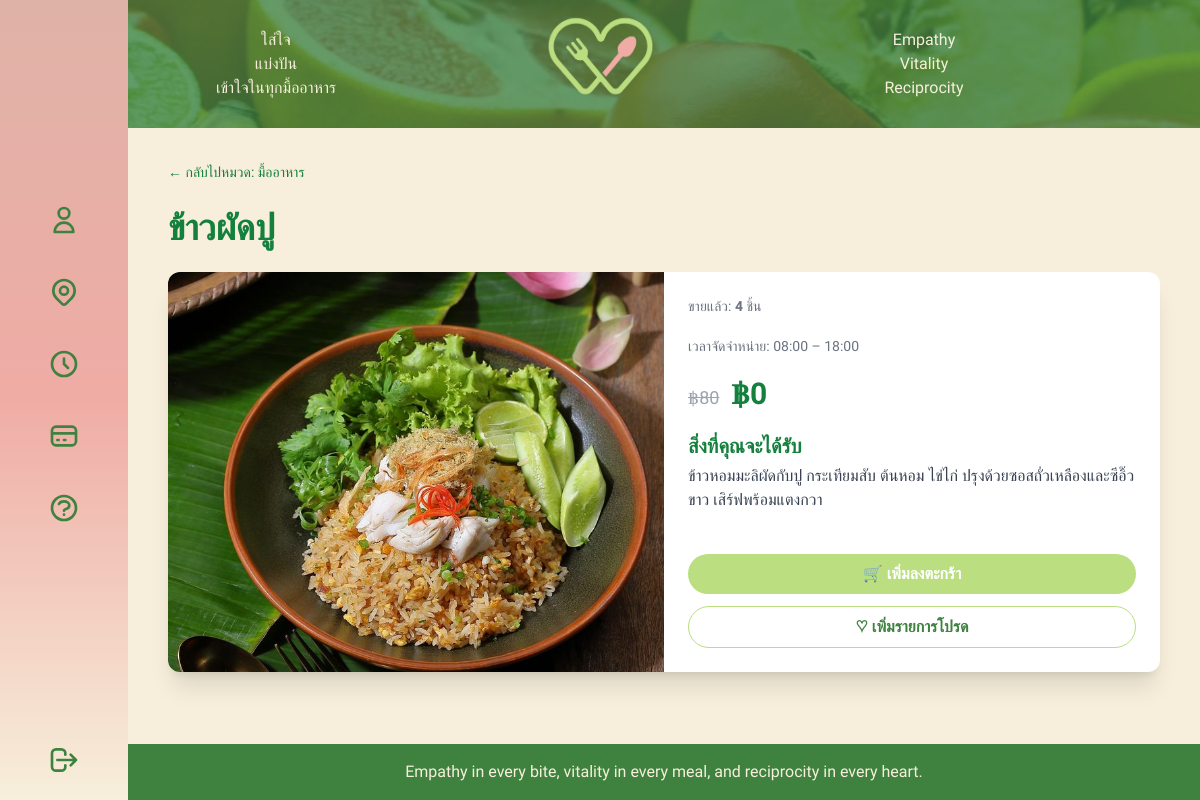
/menu/1/, run on an earlier commit of the app's database.
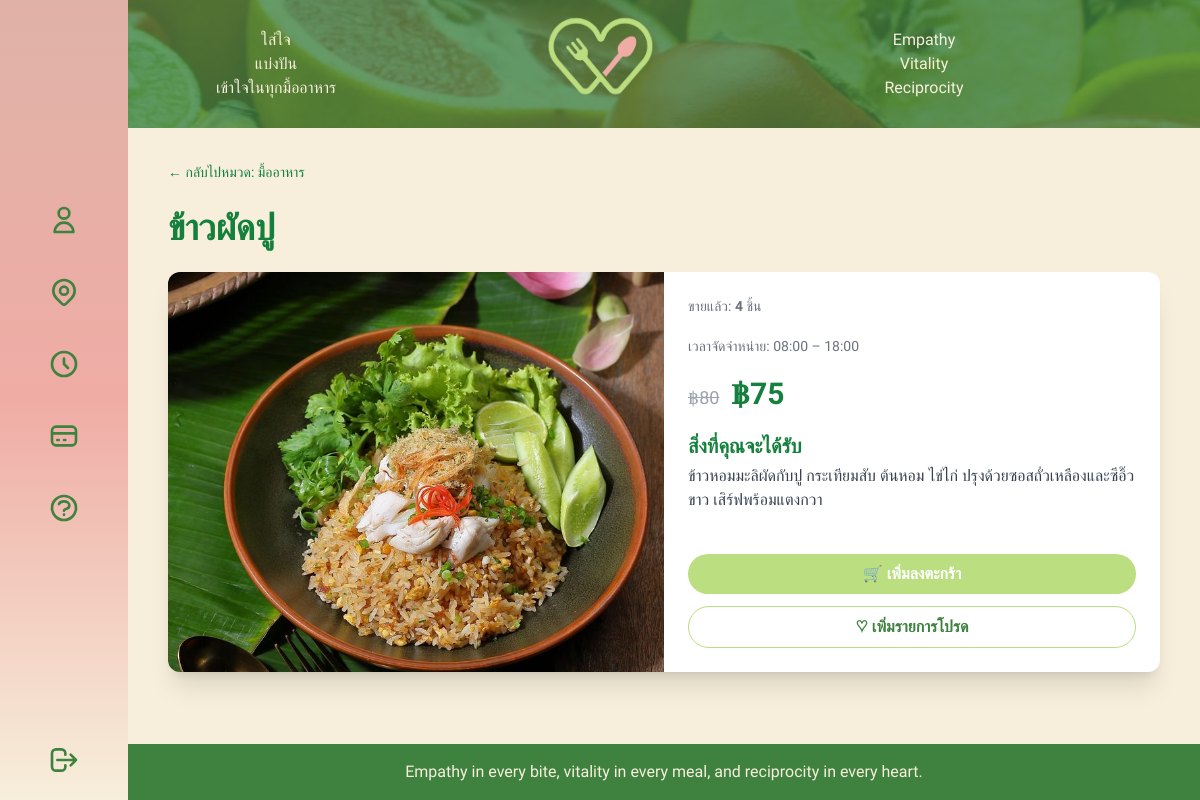
And on a later commit of the database.
### myapp/models.py (models this page shows, shortened)
class Menu(models.Model):
    restaurant      = models.ForeignKey(
        'Restaurant',
        on_delete=models.CASCADE,
        related_name='menus',
        verbose_name='ร้านอาหาร'
    )
    title           = models.CharField("ชื่อเมนู", max_length=100)
    image           = models.ImageField("รูปเมนู", upload_to='menus/', blank=True)
    description     = models.TextField("คำอธิบายสั้น", blank=True)
    details         = models.TextField("รายละเอียดเพิ่มเติม", blank=True)
    price           = models.DecimalField("ราคาปกติ", max_digits=8, decimal_places=2)
    discount_price = models.DecimalField(
    "ราคาหลังลด", max_digits=8, decimal_places=2,
    default=0.0,
    help_text="ถ้าไม่ลด ก็ใส่เท่ากับราคาปกติ"
    )
    start_time      = models.TimeField(
        "เวลาเริ่มขาย", default=timezone.now,
        help_text="เช่น 10:00:00"
    )
    end_time        = models.TimeField(
        "เวลาปิดขาย", default=timezone.now,
        help_text="เช่น 22:00:00"
    )
    favorites       = models.ManyToManyField(
        settings.AUTH_USER_MODEL,
        blank=True,
        related_name='favorite_menus',
        verbose_name="ผู้ที่ชื่นชอบ"
    )
    class Meta:
        verbose_name        = "เมนู"
        verbose_name_plural = "เมนู"
    @property
    def sold_count(self):
        result = self.orderitem_set.aggregate(total=Sum('quantity'))['total']
        return result or 0
    sold_count.fget.short_description = "ขายแล้ว"

class Restaurant(models.Model):
    name       = models.CharField("ชื่อร้าน", max_length=100)
    category   = models.ForeignKey(Category, on_delete=models.SET_NULL,
                                   null=True, related_name='restaurants')
    image      = models.ImageField("รูปภาพร้าน", upload_to='restaurants/', blank=True)
    description= models.TextField("คำอธิบาย", blank=True)
    favorites  = models.ManyToManyField(User,
                       blank=True,
                       related_name='favorite_restaurants',
                       verbose_name="ผู้ที่ชื่นชอบ")
    class Meta:
        verbose_name        = "ร้านอาหาร"
        verbose_name_plural = "ร้านอาหาร"

class Category(models.Model):
    name         = models.SlugField("รหัสหมวด", max_length=50, unique=True)
    display_name = models.CharField("ชื่อหมวด", max_length=100)
    image        = models.ImageField("รูปหมวด", upload_to='categories/', blank=True)
    class Meta:
        verbose_name        = "หมวดหมู่อาหาร"
        verbose_name_plural = "หมวดหมู่อาหาร"

### myapp/views.py (the view)
# urls.py: path('menu/<int:menu_id>/', views.menu_detail, name='menu_detail'),
def menu_detail(request, menu_id):
    menu = get_object_or_404(Menu, pk=menu_id)
    return render(request, 'shop_detail.html', {
        'menu': menu
    })

### myapp/templatetags/currency_filters.py (called while the page is built)
@register.filter
def currency(value, symbol='฿'):
    try:
        val = float(value)
    except (TypeError, ValueError):
        return value
    formatted = f"{val:,.0f}"
    return f"{symbol}{formatted}"

### myapp/templates/shop_detail.html (shortened to what this page needs)
{% extends 'base.html' %}
{% load static %}
{% load currency_filters %}
{% block content %}
<div class="container mx-auto px-4 py-8">
  <p class="mb-6">
    <a href="{% url 'shop_list' menu.restaurant.category.name %}"
       class="text-green-700 hover:underline text-sm">
      ← กลับไปหมวด: {{ menu.restaurant.category.display_name }}
    </a>
  </p>
  <h1 class="text-4xl font-bold text-green-700 mb-6">
    {{ menu.title }}
  </h1>
  <div class="bg-white rounded-xl shadow-xl overflow-hidden grid grid-cols-1 md:grid-cols-2 gap-0">
    {% if menu.image %}
      <div>
        <img src="{{ menu.image.url }}" alt="{{ menu.title }}"
             class="w-full h-[400px] object-cover">
      </div>
    {% else %}
      <div class="bg-gray-100 flex items-center justify-center h-[400px]">
        <span class="text-gray-500">ไม่มีรูปภาพ</span>
      </div>
    {% endif %}
    <div class="p-6 flex flex-col justify-between">
      <div class="space-y-5">
        <p class="text-sm text-gray-500">ขายแล้ว: <strong>{{ menu.sold_count }}</strong> ชิ้น</p>
        <p class="text-sm text-gray-500">
          เวลาจัดจำหน่าย: {{ menu.start_time|time:"H:i" }} – {{ menu.end_time|time:"H:i" }}
        </p>
        <div class="flex items-baseline space-x-3">
          {% if menu.price > menu.discount_price %}
            <span class="text-gray-400 line-through text-lg">{{ menu.price|currency:"฿" }}</span>
          {% endif %}
          <span class="text-3xl font-bold text-green-700">{{ menu.discount_price|currency:"฿" }}</span>
        </div>
        {% if menu.description %}
          <div>
            <h2 class="text-xl font-semibold text-green-700 mb-1">สิ่งที่คุณจะได้รับ</h2>
            <p class="text-gray-700">{{ menu.description }}</p>
          </div>
        {% endif %}
      </div>
      <div class="pt-6 space-y-3">
        <form action="{% url 'add_to_cart' menu.id %}" method="post">
          <button type="submit"
                  class="w-full bg-[#bade80] hover:bg-[#a8d266] text-white font-semibold
                         py-2 rounded-full transition">
            🛒 เพิ่มลงตะกร้า
          </button>
        </form>
        <form action="{% url 'toggle_favorite_menu' menu.id %}" method="post">
          <button type="submit"
                  class="w-full border border-[#bade80] text-[#3F8240] hover:bg-[#f4faea]
                         font-semibold py-2 rounded-full transition">
            ♡ เพิ่มรายการโปรด
          </button>
        </form>
      </div>
    </div>
  </div>
</div>
{% endblock %}

What changed in the data, as far as the page shows it:
changed Menu "ข้าวผัดปู": discount_price "฿0" → "฿75"
